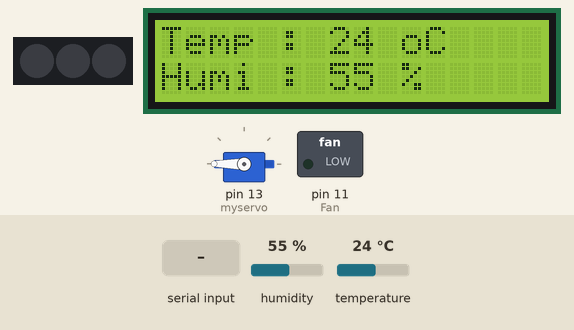
Simulated run of this sketch. Board: Arduino Uno, built with avr-gcc and run on an emulated ATmega328P. Shown: 3 RGB LEDs in strip order, left to right, servo, 16×2 character LCD, switched loads named in the sketch (green lamp = pin HIGH). The test bench sets the inputs (shaded band); at power-on: humidity 55 %, temperature 24 °C. What the sketch prints to the serial monitor is not drawn.

Above: at 1.2 s.
1.3 s: byte 49 ('1') received over Serial
At 2.9 s:
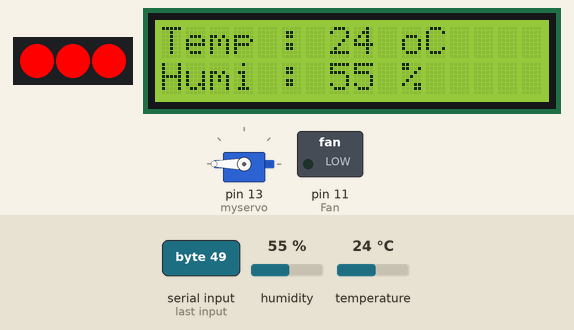
3.6 s: byte 51 ('3') received over Serial
At 4.9 s:
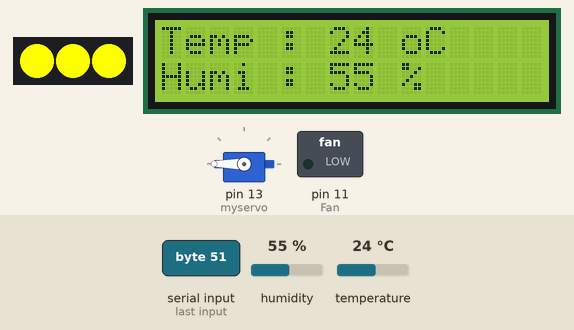
5.7 s: byte 52 ('4') received over Serial
At 7.0 s:
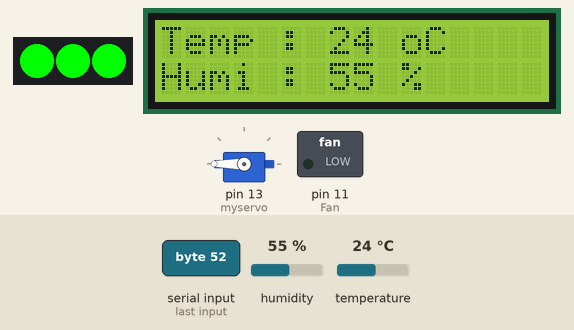
7.8 s: "i" received over the second serial link
At 9.0 s:
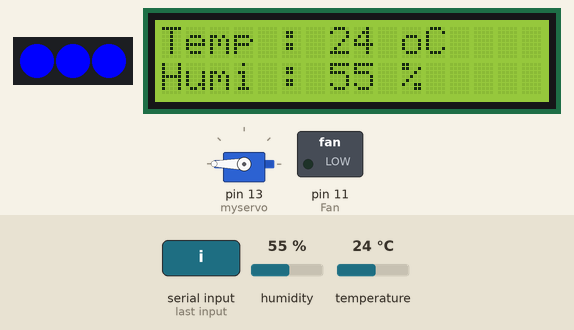
9.9 s: "j" received over the second serial link
At 11.1 s:
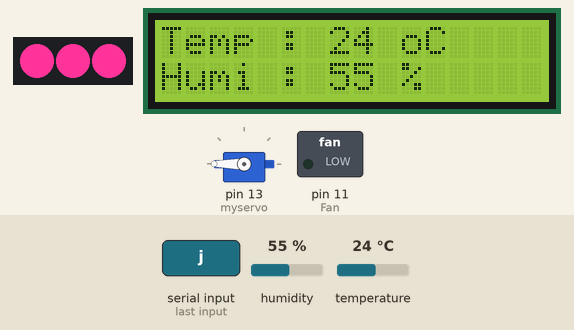
11.9 s: "a" received over Serial
At 13.1 s:
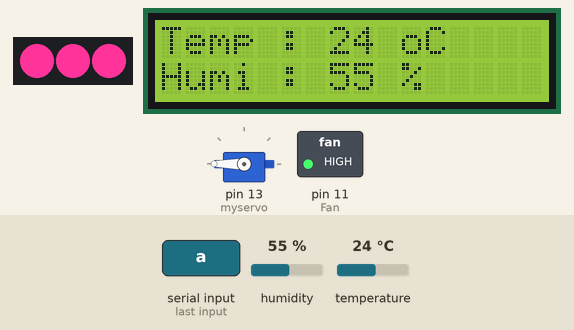
Timing chart, 0 to 14.9 s (numbered marks = the images above; inputs shaded):
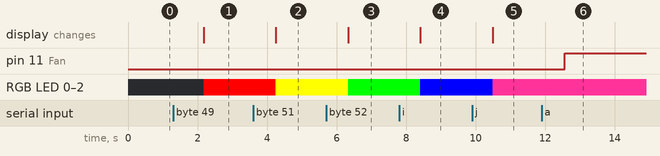

Measured:
- after the input at 1.3 s, RGB LED 0–2: off → RGB(255, 0, 0) after 0.87 s
- after the input at 3.6 s, RGB LED 0–2: RGB(255, 0, 0) → RGB(255, 255, 0) after 0.65 s
- after the input at 5.7 s, RGB LED 0–2: RGB(255, 255, 0) → RGB(0, 255, 0) after 0.63 s
- after the input at 7.8 s, RGB LED 0–2: RGB(0, 255, 0) → RGB(0, 0, 255) after 0.61 s
- after the input at 9.9 s, RGB LED 0–2: RGB(0, 0, 255) → RGB(255, 51, 153) after 0.59 s
- after the input at 11.9 s, pin 11 (Fan): LOW → HIGH after 0.67 s

The sketch:

SmartHome.ino
```cpp
#include "DHT.h"
#include <Wire.h>
#include <LiquidCrystal_I2C.h>
#include <Adafruit_NeoPixel.h>
#include <Servo.h>
#include <SoftwareSerial.h>

#define DHTPIN 8
#define DHTTYPE DHT11
#define PIN        6
#define NUMPIXELS 3
#define DELAYVAL 500
#define Fan 11

Adafruit_NeoPixel pixels(NUMPIXELS, PIN, NEO_GRB + NEO_KHZ800);
DHT dht(DHTPIN, DHTTYPE);
LiquidCrystal_I2C lcd(0x27, 16, 2);
Servo myservo;
SoftwareSerial Bluetooth(4, 5);

void setup() {
  Serial.begin(9600);
  Bluetooth.begin(9600);
  pixels.begin();
  pinMode(Fan, OUTPUT);
  myservo.attach(13);
  myservo.write(180);

  lcd.init();
  lcd.backlight();
  lcd.setCursor(0, 0);
  lcd.print("Jeju Nat'l Univ.");
  lcd.setCursor(1, 1);
  lcd.print("Hello, world!");

}
void loop() {
  int humi = dht.readHumidity();
  int temp = dht.readTemperature();

  lcd.clear();
  lcd.setCursor(0, 0);
  lcd.print("Temp : ");
  lcd.print(temp);
  lcd.print(" oC");
  lcd.setCursor(0, 1);
  lcd.print("Humi : ");
  lcd.print(humi);
  lcd.print(" %");
  delay(1000);

  if (Bluetooth.available()) {
    delay(3);
    char c = Bluetooth.read();
    if (c == 'a') {
      digitalWrite(Fan, HIGH);
    }
    if (c == 'b') {
      digitalWrite(Fan, LOW);
    }
    if (c == 'c') {
      myservo.write(90);
    }
    if (c == 'd') {
      myservo.write(180);
    }
    if (c == 'e') {
      pixels.clear();
      pixels.setPixelColor(0, pixels.Color(255, 0, 0));
      pixels.setPixelColor(1, pixels.Color(255, 0, 0));
      pixels.setPixelColor(2, pixels.Color(255, 0, 0));
      pixels.show();
    }
    if (c == 'f') {
      pixels.clear();
      pixels.setPixelColor(0, pixels.Color(255, 127, 0));
      pixels.setPixelColor(1, pixels.Color(255, 127, 0));
      pixels.setPixelColor(2, pixels.Color(255, 127, 0));
      pixels.show();
    }
    if (c == 'g') {
      pixels.clear();
      pixels.setPixelColor(0, pixels.Color(255, 255, 0));
      pixels.setPixelColor(1, pixels.Color(255, 255, 0));
      pixels.setPixelColor(2, pixels.Color(255, 255, 0));
      pixels.show();
    }
    if (c == 'h') {
      pixels.clear();
      pixels.setPixelColor(0, pixels.Color(0, 255, 0));
      pixels.setPixelColor(1, pixels.Color(0, 255, 0));
      pixels.setPixelColor(2, pixels.Color(0, 255, 0));
      pixels.show();
    }
    if (c == 'i') {
      pixels.clear();
      pixels.setPixelColor(0, pixels.Color(0, 0, 255));
      pixels.setPixelColor(1, pixels.Color(0, 0, 255));
      pixels.setPixelColor(2, pixels.Color(0, 0, 255));
      pixels.show();
    }
    if (c == 'j') {
      pixels.clear();
      pixels.setPixelColor(0, pixels.Color(255, 51, 153));
      pixels.setPixelColor(1, pixels.Color(255, 51, 153));
      pixels.setPixelColor(2, pixels.Color(255, 51, 153));
      pixels.show();
    }
    if (c == 'k') {
      pixels.clear();
      pixels.setPixelColor(0, pixels.Color(255, 255, 255));
      pixels.setPixelColor(1, pixels.Color(255, 255, 255));
      pixels.setPixelColor(2, pixels.Color(255, 255, 255));
      pixels.show();
    }
    if (c == 'l') {
      pixels.clear();
      pixels.setPixelColor(0, pixels.Color(0, 0, 0));
      pixels.setPixelColor(1, pixels.Color(0, 0, 0));
      pixels.setPixelColor(2, pixels.Color(0, 0, 0));
      pixels.show();
    }
  }

  if (Serial.available()) {
    delay(3);
    char c = Serial.read();
    if (c == 'a') {
      digitalWrite(Fan, HIGH);
    }
    if (c == 'b') {
      digitalWrite(Fan, LOW);
    }
    if (c == 'c') {
      myservo.write(90);
    }
    if (c == 'd') {
      myservo.write(180);
    }
    if (c == '1') {
      pixels.clear();
      pixels.setPixelColor(0, pixels.Color(255, 0, 0));
      pixels.setPixelColor(1, pixels.Color(255, 0, 0));
      pixels.setPixelColor(2, pixels.Color(255, 0, 0));
      pixels.show();
    }
    if (c == '2') {
      pixels.clear();
      pixels.setPixelColor(0, pixels.Color(255, 127, 0));
      pixels.setPixelColor(1, pixels.Color(255, 127, 0));
      pixels.setPixelColor(2, pixels.Color(255, 127, 0));
      pixels.show();
    }
    if (c == '3') {
      pixels.clear();
      pixels.setPixelColor(0, pixels.Color(255, 255, 0));
      pixels.setPixelColor(1, pixels.Color(255, 255, 0));
      pixels.setPixelColor(2, pixels.Color(255, 255, 0));
      pixels.show();
    }
    if (c == '4') {
      pixels.clear();
      pixels.setPixelColor(0, pixels.Color(0, 255, 0));
      pixels.setPixelColor(1, pixels.Color(0, 255, 0));
      pixels.setPixelColor(2, pixels.Color(0, 255, 0));
      pixels.show();
    }
    if (c == '5') {
      pixels.clear();
      pixels.setPixelColor(0, pixels.Color(0, 0, 255));
      pixels.setPixelColor(1, pixels.Color(0, 0, 255));
      pixels.setPixelColor(2, pixels.Color(0, 0, 255));
      pixels.show();
    }
    if (c == '6') {
      pixels.clear();
      pixels.setPixelColor(0, pixels.Color(255, 51, 153));
      pixels.setPixelColor(1, pixels.Color(255, 51, 153));
      pixels.setPixelColor(2, pixels.Color(255, 51, 153));
      pixels.show();
    }
    if (c == '7') {
      pixels.clear();
      pixels.setPixelColor(0, pixels.Color(255, 255, 255));
      pixels.setPixelColor(1, pixels.Color(255, 255, 255));
      pixels.setPixelColor(2, pixels.Color(255, 255, 255));
      pixels.show();
    }
    if (c == '8') {
      pixels.clear();
      pixels.setPixelColor(0, pixels.Color(0, 0, 0));
      pixels.setPixelColor(1, pixels.Color(0, 0, 0));
      pixels.setPixelColor(2, pixels.Color(0, 0, 0));
      pixels.show();
    }
  }
  String data = String(temp) + ", " + String(humi) + ",";
  Serial.println(data);
}
```
